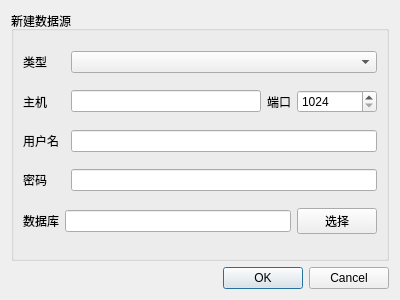
<?xml version="1.0" encoding="UTF-8"?>
<ui version="4.0">
 <class>Datasource</class>
 <widget class="QDialog" name="Datasource">
  <property name="geometry">
   <rect>
    <x>0</x>
    <y>0</y>
    <width>400</width>
    <height>300</height>
   </rect>
  </property>
  <property name="tabletTracking">
   <bool>false</bool>
  </property>
  <property name="windowTitle">
   <string>Dialog</string>
  </property>
  <layout class="QVBoxLayout" name="verticalLayout">
   <item>
    <widget class="QGroupBox" name="groupBox">
     <property name="title">
      <string>新建数据源</string>
     </property>
     <layout class="QGridLayout" name="gridLayout">
      <item row="4" column="0">
       <widget class="QLabel" name="databaseLabel">
        <property name="text">
         <string>数据库</string>
        </property>
       </widget>
      </item>
      <item row="1" column="4">
       <widget class="QSpinBox" name="port">
        <property name="minimumSize">
         <size>
          <width>80</width>
          <height>0</height>
         </size>
        </property>
        <property name="focusPolicy">
         <enum>Qt::StrongFocus</enum>
        </property>
        <property name="minimum">
         <number>1024</number>
        </property>
        <property name="maximum">
         <number>65535</number>
        </property>
       </widget>
      </item>
      <item row="0" column="2" colspan="3">
       <widget class="QComboBox" name="dbType">
        <property name="sizePolicy">
         <sizepolicy hsizetype="Expanding" vsizetype="Fixed">
          <horstretch>0</horstretch>
          <verstretch>0</verstretch>
         </sizepolicy>
        </property>
       </widget>
      </item>
      <item row="2" column="2" colspan="3">
       <widget class="QLineEdit" name="username">
        <property name="focusPolicy">
         <enum>Qt::StrongFocus</enum>
        </property>
       </widget>
      </item>
      <item row="0" column="0">
       <widget class="QLabel" name="typeLabel">
        <property name="text">
         <string>类型</string>
        </property>
       </widget>
      </item>
      <item row="3" column="0">
       <widget class="QLabel" name="passwordLabel">
        <property name="text">
         <string>密码</string>
        </property>
       </widget>
      </item>
      <item row="1" column="0">
       <widget class="QLabel" name="hostLabel">
        <property name="text">
         <string>主机</string>
        </property>
       </widget>
      </item>
      <item row="1" column="2">
       <widget class="QLineEdit" name="host">
        <property name="focusPolicy">
         <enum>Qt::StrongFocus</enum>
        </property>
       </widget>
      </item>
      <item row="1" column="3">
       <widget class="QLabel" name="portLabel">
        <property name="text">
         <string>端口</string>
        </property>
       </widget>
      </item>
      <item row="3" column="2" colspan="3">
       <widget class="QLineEdit" name="password">
        <property name="focusPolicy">
         <enum>Qt::StrongFocus</enum>
        </property>
        <property name="echoMode">
         <enum>QLineEdit::Password</enum>
        </property>
       </widget>
      </item>
      <item row="2" column="0">
       <widget class="QLabel" name="usernameLabel">
        <property name="text">
         <string>用户名</string>
        </property>
       </widget>
      </item>
      <item row="4" column="4">
       <widget class="QPushButton" name="select">
        <property name="text">
         <string>选择</string>
        </property>
       </widget>
      </item>
      <item row="4" column="1" colspan="3">
       <widget class="QLineEdit" name="database">
        <property name="focusPolicy">
         <enum>Qt::StrongFocus</enum>
        </property>
       </widget>
      </item>
     </layout>
     <zorder>database</zorder>
     <zorder>databaseLabel</zorder>
     <zorder>port</zorder>
     <zorder>username</zorder>
     <zorder>typeLabel</zorder>
     <zorder>passwordLabel</zorder>
     <zorder>hostLabel</zorder>
     <zorder>host</zorder>
     <zorder>portLabel</zorder>
     <zorder>password</zorder>
     <zorder>usernameLabel</zorder>
     <zorder>select</zorder>
     <zorder>dbType</zorder>
    </widget>
   </item>
   <item>
    <widget class="QDialogButtonBox" name="buttonBox">
     <property name="orientation">
      <enum>Qt::Horizontal</enum>
     </property>
     <property name="standardButtons">
      <set>QDialogButtonBox::Cancel|QDialogButtonBox::Ok</set>
     </property>
    </widget>
   </item>
  </layout>
 </widget>
 <resources/>
 <connections>
  <connection>
   <sender>buttonBox</sender>
   <signal>accepted()</signal>
   <receiver>Datasource</receiver>
   <slot>accept()</slot>
   <hints>
    <hint type="sourcelabel">
     <x>248</x>
     <y>254</y>
    </hint>
    <hint type="destinationlabel">
     <x>157</x>
     <y>274</y>
    </hint>
   </hints>
  </connection>
  <connection>
   <sender>buttonBox</sender>
   <signal>rejected()</signal>
   <receiver>Datasource</receiver>
   <slot>reject()</slot>
   <hints>
    <hint type="sourcelabel">
     <x>316</x>
     <y>260</y>
    </hint>
    <hint type="destinationlabel">
     <x>286</x>
     <y>274</y>
    </hint>
   </hints>
  </connection>
 </connections>
</ui>
